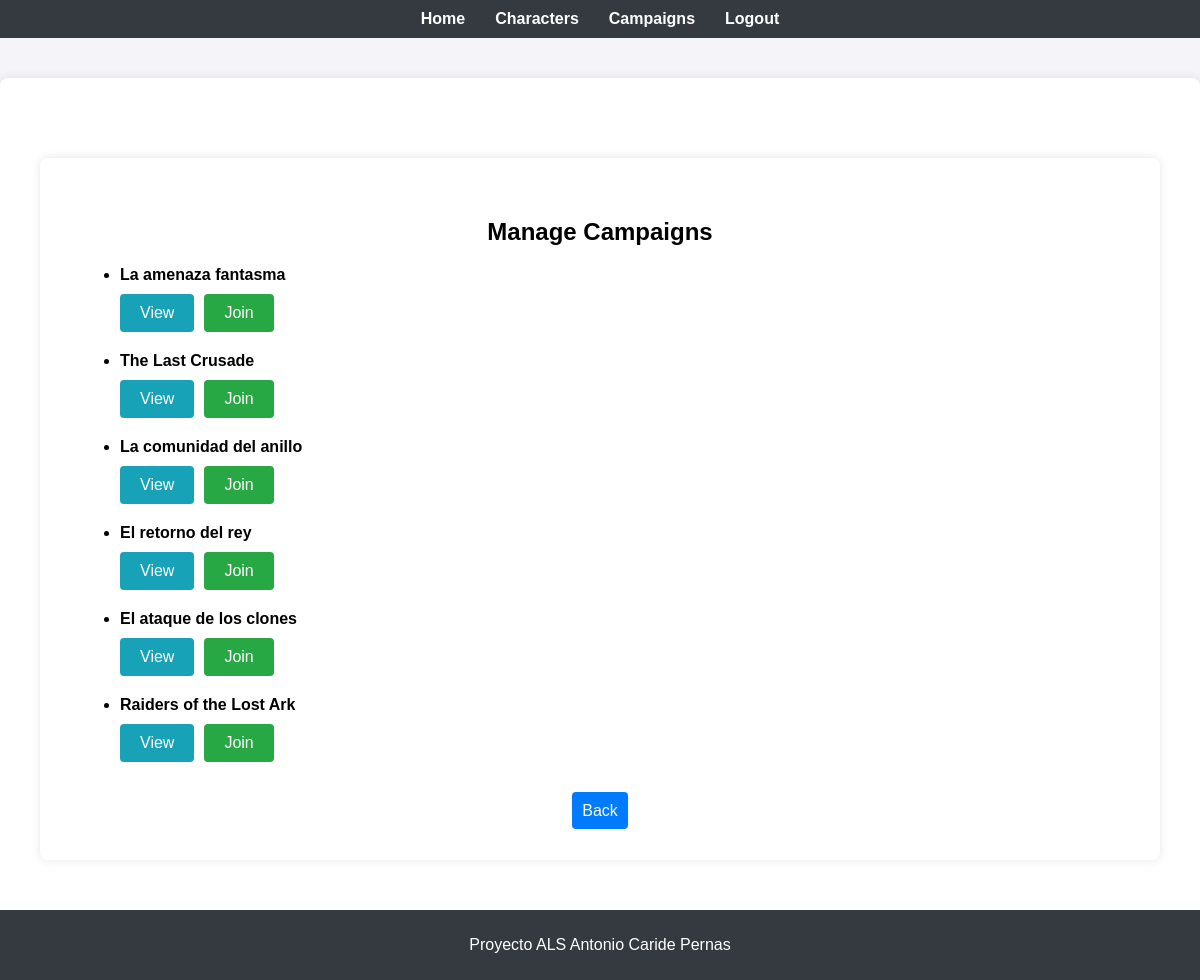
Page /campaigns/ (signed in) on the committed database.
### app/models/campaign.py (models this page shows, shortened)
class Campaign(db.Model):
    id = db.Column(db.Integer, primary_key=True)
    name = db.Column(db.String(150), nullable=False)
    master_id = db.Column(db.Integer, db.ForeignKey('user.id'), nullable=False)
    is_public = db.Column(db.Boolean, default=False)
    allowed_players = db.relationship('User', secondary=allowed_players, lazy='subquery',
                                      backref=db.backref('campaigns', lazy=True))

### app/routes/campaigns.py (the view)
@campaigns_bp.route('/')
@login_required
def list_campaigns():
    if current_user.role == 'master':
        campaigns = Campaign.query.filter_by(master_id=current_user.id).all()
    else:
        campaigns = Campaign.query.filter(
            (Campaign.is_public == True) |
            (Campaign.allowed_players.any(id=current_user.id))
        ).all()
    return render_template('campaigns/list.html', campaigns=campaigns)

### app/templates/campaigns/list.html (shortened to what this page needs)
<!DOCTYPE html>
<html lang="en">
<head>
    <link rel="stylesheet" href="{{ url_for('static', filename='styles.css') }}">
</head>
</html>
{% extends "base.html" %}
{% block content %}
<div class="container">
    <h2>Manage Campaigns</h2>
    <ul>
        {% for campaign in campaigns %}
        <li class="campaign-item">
            <strong>{{ campaign.name }}</strong>
            <div class="button-group">
                <a href="{{ url_for('campaigns.view_campaign', campaign_id=campaign.id) }}" class="btn view-button">View</a>
                {% if current_user.role == 'master' %}
                <a href="{{ url_for('campaigns.edit_campaign', campaign_id=campaign.id) }}" class="btn edit-button">Edit</a>
                <form method="POST" action="{{ url_for('campaigns.delete_campaign', campaign_id=campaign.id) }}" style="display:inline;">
                    <button type="submit" class="btn delete-button">Delete</button>
                </form>
                <a href="{{ url_for('campaigns.play_campaign', campaign_id=campaign.id) }}" class="btn play-button">Play</a>
                {% else %}
                {% set character_in_campaign = current_user.characters | selectattr('campaign_id', 'equalto', campaign.id) | list %}
                {% if character_in_campaign %}
                <form method="POST" action="{{ url_for('campaigns.leave_campaign', campaign_id=campaign.id) }}" style="display:inline;">
                    <button type="submit" class="btn leave-button">Leave</button>
                </form>
                <a href="{{ url_for('campaigns.play_campaign', campaign_id=campaign.id) }}" class="btn play-button">Play</a>
                {% else %}
                <a href="{{ url_for('campaigns.join_campaign', campaign_id=campaign.id) }}" class="btn join-button">Join</a>
                {% endif %}
                {% endif %}
            </div>
        </li>
        {% endfor %}
    </ul>
    <div class="button-container">
        <a href="{{ url_for('main.operations') }}" class="back-button">Back</a>
    </div>
</div>
{% endblock %}

### app/static/styles.css (style rules this page uses)
body { font-family: Arial, sans-serif; background-color: #f4f4f4; margin: 0; padding: 0; }
.container { max-width: 600px; margin: 50px auto; padding: 20px; background-color: #fff; box-shadow: 0 0 10px rgba(0, 0, 0, 0.1); }
h2 { text-align: center; margin-bottom: 20px; }

### app/templates/campaigns/list.html (style rules this page uses)
.back-button { margin-top: 20px; padding: 10px; background-color: #007bff; color: #fff; border: none; border-radius: 4px; cursor: pointer; text-decoration: none; }
.button-group { display: flex; flex-wrap: wrap; gap: 10px; margin-top: 10px; }
.button-group .btn { padding: 10px 20px; border: none; border-radius: 4px; cursor: pointer; text-decoration: none; color: #fff; }
.view-button { background-color: #17a2b8; }
.join-button { background-color: #28a745; }
.campaign-item { margin-bottom: 20px; }
.button-container { text-align: center; margin-top: 40px; }

### app/templates/base.html (style rules this page uses)
body { font-family: Arial, sans-serif; background-color: #f4f4f9; margin: 0; padding: 0; }
.container { max-width: 1200px; margin: 40px auto; padding: 40px; background-color: #fff; border-radius: 8px; box-shadow: 0 0 10px rgba(0, 0, 0, 0.1); }

### rows in the picture
Campaign: name "La amenaza fantasma"
Campaign: name "The Last Crusade"
Campaign: name "La comunidad del anillo"
Campaign: name "El retorno del rey"
Campaign: name "El ataque de los clones"
Campaign: name "Raiders of the Lost Ark"
